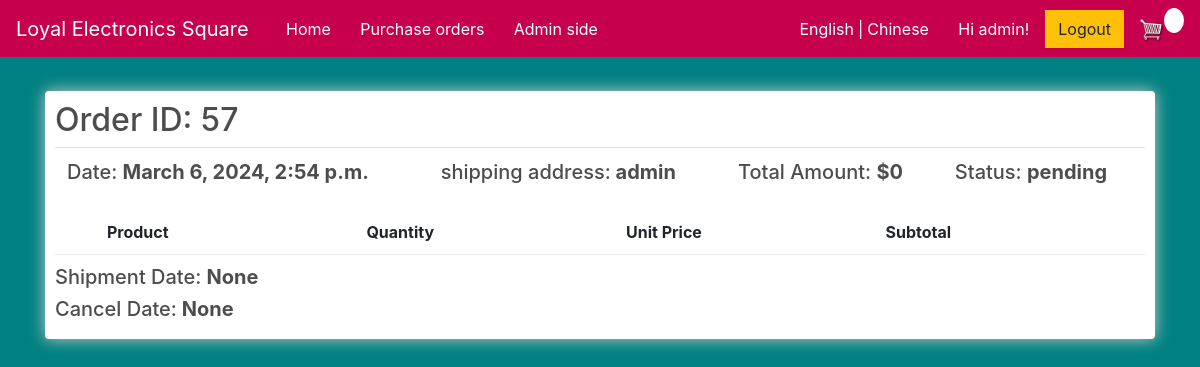
Before: /order_detail/57 (signed in) with the older database file.
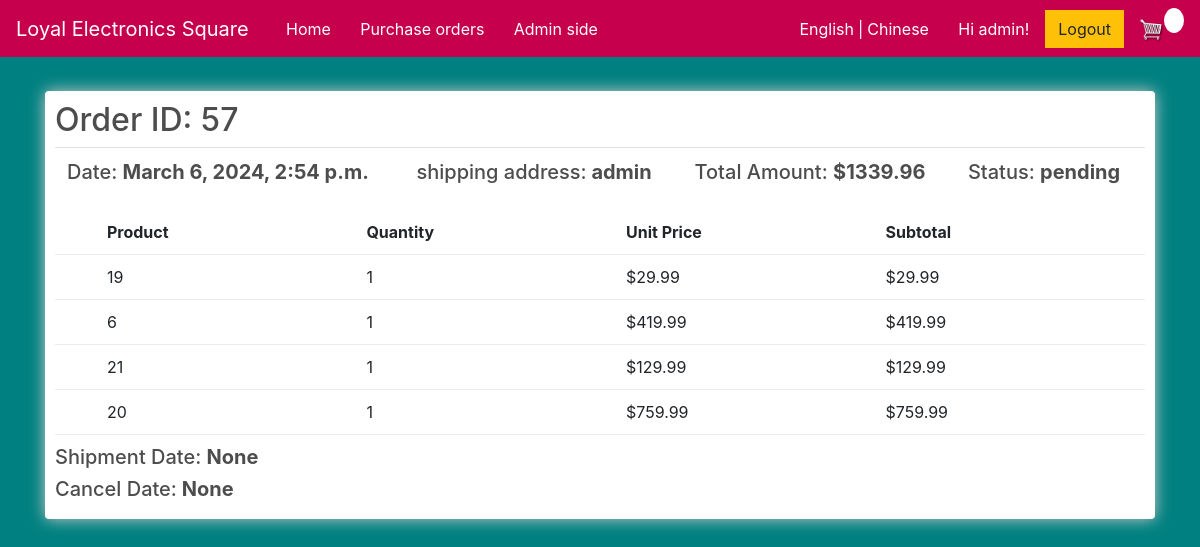
After: the same page with the newer database file.
### store/models.py (models this page shows, shortened)
class Order(models.Model):
    STATUS_CHOICES = [
        ('pending', _('Pending')),
        ('shipped', _('Shipped')),
        ('cancelled', _('Cancelled')),
        ('hold', _('Hold')),]
    customer = models.ForeignKey(Customer, on_delete=models.SET_NULL, null=True, blank=True, verbose_name=_('customer'))
    date_ordered = models.DateTimeField(default=timezone.now, verbose_name=_('date_ordered'))
    complete = models.BooleanField(default=False, null=True, blank=False)
    total_amount = models.DecimalField(max_digits=100, decimal_places=2, null=True, verbose_name=_('total_amount'))
    status = models.CharField(max_length=10, choices=STATUS_CHOICES, default='pending', verbose_name=_('status'))
    shipment_date = models.DateTimeField(null=True, blank=True, verbose_name=_('shipment_date'))
    cancel_date = models.DateTimeField(null=True, blank=True, verbose_name=_('cancel_date'))
    @property
    def get_cart_items(self):
        orderitems = self.orderitem_set.all()
        total = sum([item.quantity for item in orderitems])
        return total
    def total_amount(self):
        orderitems = self.orderitem_set.all()
        total = sum([item.get_total for item in orderitems])
        return total

class Customer(models.Model):
    user = models.OneToOneField(User, on_delete=models.CASCADE, related_name = 'customer', null=True, blank=True, verbose_name=_('user'))
    full_name = models.CharField(max_length=200, null=True, verbose_name=_('full_name'))
    email = models.CharField(max_length=200, null=True, verbose_name=_('email'))
    password = models.CharField(max_length=200, null=True, verbose_name=_('password'))
    shipping_address = models.CharField(max_length=200, null=True, verbose_name=_('shipping_address'))

class OrderItem(models.Model):
    product = models.ForeignKey(Product, on_delete=models.SET_NULL, null=True, verbose_name=_('product'))
    order = models.ForeignKey(Order, on_delete=models.SET_NULL, null=True, verbose_name=_('order'))
    quantity = models.IntegerField(default=0, null=True, blank=True, verbose_name=_('quantity'))
    date_added = models.DateTimeField(auto_now_add=True, verbose_name=_('date_added'))
    unit_price = models.DecimalField(max_digits=10, decimal_places=2, null=True, verbose_name=_('unit_price'))
    subtotal = models.DecimalField(max_digits=10, decimal_places=2, null=True, verbose_name=_('subtotal'))
    @property
    def get_total(self):
        total = self.product.price * self.quantity
        return total

class Product(models.Model):
    name = models.CharField(max_length=200, null=True, verbose_name=_('name'))
    price = models.DecimalField(max_digits=10, decimal_places=2, verbose_name=_('price'))
    brand = models.CharField(max_length=16, null=True, verbose_name=_('brand'))
    connectivity_technology = models.CharField(max_length=32, null=True, verbose_name=_('connectivity_technology'))
    digital = models.BooleanField(default=False, null=True, blank=False)
    image = models.ImageField(null=True, blank=True)
    image2 = models.ImageField(null=True, blank=True)
    image3 = models.ImageField(null=True, blank=True)
    description = models.TextField(null=True, verbose_name=_('description'))
    is_active = models.BooleanField(default=True, verbose_name=_('is_active'))

### store/views.py (the view)
# urls.py: path('order_detail/<int:pk>', views.order_detail, name="order_detail"),
@login_required
def order_detail(request, pk):
     if request.user.is_authenticated:
          customer = request.user.customer
          order, created = Order.objects.get_or_create(customer=customer, complete=False)
          items = order.orderitem_set.all()
          cartItems = order.get_cart_items
     else:
          items = []
          order = {'get_cart_total':0, 'get_cart_items':0, 'shipping':False}
          cartItems = order['get_cart_items']
     order = Order.objects.get(id=pk)
     order_items = OrderItem.objects.filter(order=order)
     return render(request, 'store/order_detail.html', {'order': order, 'order_items': order_items})

### store/templates/store/order_detail.html (shortened to what this page needs)
{% extends 'store/main.html' %}
{% load static %}
{% load i18n %}
{% block content %}
<div class="row">
    <div class="col-lg-12">
        <div class="box-element">
            <table class="table">
                <h2>{% trans 'Order ID:' %} {{ order.id }}</h2>
                <tr>
                    <th><h5>{% trans 'Date:' %} <strong>{{order.date_ordered}}</strong></h5></th>
                    <th><h5>{% trans 'shipping address:' %}<strong> {{order.customer.shipping_address}}</strong></h5></th>
                    <th><h5>{% trans 'Total Amount:' %} <strong>${{order.total_amount}}</strong></h5></th>
                    <th><h5>{% trans 'Status:' %} <strong>{{order.status}}</strong></h5></th>
                </tr>
            </table>
            <div class="cart-row">
                <div style="flex:0.2"><strong></strong></div>
                <div style="flex:1"><strong>{% trans 'Product' %}</strong></div>
                <div style="flex:1"><strong>{% trans 'Quantity' %}</strong></div>
                <div style="flex:1"><strong>{% trans 'Unit Price' %}</strong></div>
                <div style="flex:1"><strong>{% trans 'Subtotal' %}</strong></div>
            </div>
            {% for item in order_items %}
            <div class="cart-row">
                <div style="flex:0.2"></div>
                <div style="flex:1">{{item.product.name}}</div>
                <div style="flex:1">{{item.quantity}}</div>
                <div style="flex:1">${{item.product.price}}</div>
                <div style="flex:1">${{item.get_total}}</div>
            </div>
            {% endfor %}
            <tr>
                <th><h5>{% trans 'Shipment Date:' %} <strong>{{order.shipment_date}}</strong></h5></th>
                <th><h5>{% trans 'Cancel Date:' %}<strong> {{order.cancel_date }}</strong></h5></th>
            </tr>
    </div>
</div>
{% endblock content %}

### store/templates/store/Main.html (shortened to what this page needs)
<!DOCTYPE html>
{% load static %}
{% load i18n %}
<html>
<head>
	<link rel="stylesheet" href="https://stackpath.bootstrapcdn.com/bootstrap/4.4.1/css/bootstrap.min.css">
	<link rel="stylesheet" type="text/css" href="{% static 'css/main.css' %}">
</head>
<body>
	<nav class="navbar navbar-expand-lg navbar-dark" style="background-color: #c6004d;">
		<a class="navbar-brand" href="{% url 'store' %}">{% trans 'Loyal Electronics Square' %}</a>
		<div class="collapse navbar-collapse" id="navbarSupportedContent">
			<ul class="navbar-nav me-auto mb-2 mb-lg-0">
				<a style="margin-left: 8px; color: #c6004d">|</a>
				<li class="nav-item">
					<a class="nav-link active" aria-current="page" href="{% url 'store' %}">{% trans 'Home' %}</a>
				</li>
				<a style="margin-left: 8px; color: #c6004d">|</a>
				<li class="nav-item">
					<a class="nav-link active" aria-current="page" href="{% url 'order_list' %}">{% trans 'Purchase orders' %}</a>
				</li>
				<a style="margin-left: 8px; color: #c6004d">|</a>
				<li class="nav-item">
					<a class="nav-link active" aria-current="page" href="{% url 'adminDashboard' %}">{% trans 'Admin side' %}</a>
				</li>
			</ul>
		</div>
	    <div class="form-inline my-2 my-lg-0">
				<a style="margin-right: 4px; color: white" href="/en/">{% trans 'English' %}</a>
				<a style="color: white">|</a>
				<a style="margin-left: 4px;color: white" href="/zh-hant/">{% trans 'Chinese' %}</a>
				<a style="margin-right: 24px; color: #c6004d">|</a>
			{% if user.is_authenticated %}
				<a style="margin-right: 16px; color: white">{% trans 'Hi' %} {{ user.username }}! </a>
				<form action="{% url 'logout' %}" method="post">
					<button class="btn btn-warning" type="submit">{% trans 'Logout' %}</button>
				</form>
			{% else %}
				<a style="margin-right: 16px; color: white">{% trans 'You are not logged in.' %} </a>
	     		<a href="{% url 'login' %}" class="btn btn-warning">{% trans 'Login' %}</a>
	     	{% endif %}
	     	<a href="{% url 'cart' %}">
	    		<img  id="cart-icon" src="{% static 'images/cart.png' %}">
	    	</a>
	    	<p id="cart-total">{{cartItems}}</p>
	    </div>
	</nav>
     <div class="container">
            <br>
            {% block content %}
            {% endblock content %}
         </div>
</body>
</html>

### static/css/main.css (style rules this page uses)
body { background-color: hsl(0, 0%, 98%); }
h1,h2,h3,h4,h5,h6 { color:hsl(0, 0%, 30%); }
.box-element { box-shadow:hsl(0, 0%, 80%) 0 0 16px; background-color: #fff; border-radius: 4px; padding: 10px; }
#cart-icon { width:25px; display: inline-block; margin-left: 15px; }
#cart-total { display: block; text-align: center; color:red; background-color:white; width: 20px; height: 25px; border-radius: 50%; font-size: 14px; }
.col-lg-4, .col-lg-6, .col-lg-8, .col-lg-12 { margin-top: 10px; }
.btn { border-radius: 0; }
.cart-row { display: flex; align-items: flex-stretch; padding-bottom: 10px; margin-bottom: 10px; border-bottom: 1px solid #ececec; }

### store/templates/store/order_detail.html (style rules this page uses)
body { background-color: #008080; }

Changed rows visible on the page:
computed for Order "pending": total_amount "0" → "1339.96"
added OrderItem: product.name "19", quantity "1", product.price "29.99", get_total "29.99"
added OrderItem: product.name "6", quantity "1", product.price "419.99", get_total "419.99"
added OrderItem: product.name "21", quantity "1", product.price "129.99", get_total "129.99"
added OrderItem: product.name "20", quantity "1", product.price "759.99", get_total "759.99"
